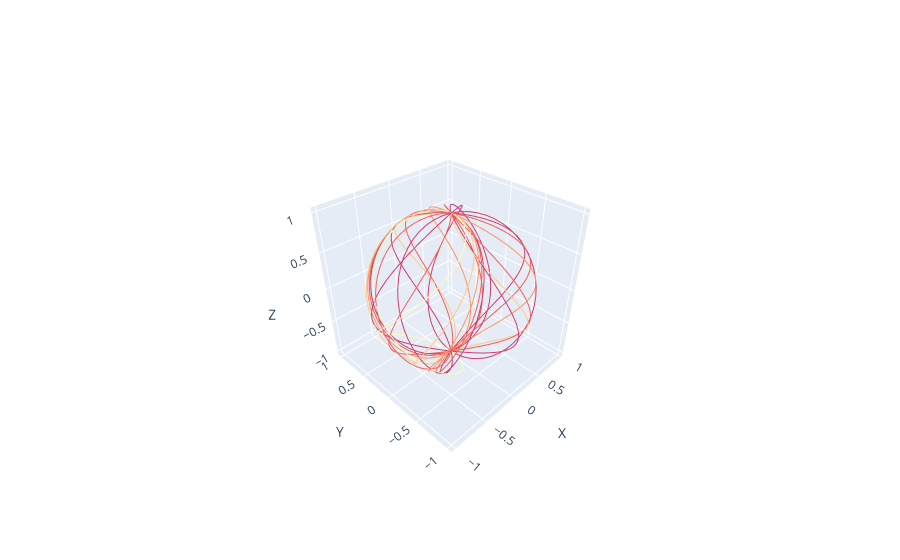

The notebook cell saved with this chart:
### Code cell
import numpy as np
import plotly.graph_objs as go
from plotly.subplots import make_subplots
from math import pi

def lissajous_curves_on_sphere(tuning, delta, n_points=300):
    num = tuning
    denom = np.arange(1, len(tuning) + 1)
    t = np.linspace(-pi, pi, n_points)

    theta = num * t[:, np.newaxis] + delta
    phi = denom * t[:, np.newaxis]

    R = 1
    X = R * np.sin(phi) * np.cos(theta)
    Y = R * np.sin(phi) * np.sin(theta)
    Z = R * np.cos(phi)

    return X, Y, Z

tuning = np.linspace(1, 2, 5)
delta = pi / 2
X, Y, Z = lissajous_curves_on_sphere(tuning, delta)

fig = make_subplots(rows=1, cols=1, specs=[[{'type': 'scatter3d'}]])

colors = px.colors.sequential.Magma_r[:5]

for i in range(X.shape[1]):
    fig.add_trace(
        go.Scatter3d(
            x=X[:, i], y=Y[:, i], z=Z[:, i],
            mode='lines',
            line=dict(color=colors[i], width=2),
            showlegend=False
        )
    )

fig.update_layout(scene=dict(
    xaxis_title='X',
    yaxis_title='Y',
    zaxis_title='Z',
    camera=dict(
        eye=dict(x=-1.5, y=-1.5, z=1.5)
    )
))

fig.show()

### Figure 1 — Plotly figure (JSON) as saved in the notebook; plotly's stock layout.template omitted (floating-point values rounded to 4 significant figures; data arrays with more than 128 entries replaced by an {"elided": "..."} marker saying what was removed)
{"data": [{"line": {"color": "#fcfdbf", "width": 2}, "mode": "lines", "showlegend": false, "type": "scatter3d", "x": {"elided": "300 float values"}, "y": {"elided": "300 float values"}, "z": {"elided": "300 float values"}}, {"line": {"color": "#feca8d", "width": 2}, "mode": "lines", "showlegend": false, "type": "scatter3d", "x": {"elided": "300 float values"}, "y": {"elided": "300 float values"}, "z": {"elided": "300 float values"}}, {"line": {"color": "#fd9668", "width": 2}, "mode": "lines", "showlegend": false, "type": "scatter3d", "x": {"elided": "300 float values"}, "y": {"elided": "300 float values"}, "z": {"elided": "300 float values"}}, {"line": {"color": "#f1605d", "width": 2}, "mode": "lines", "showlegend": false, "type": "scatter3d", "x": {"elided": "300 float values"}, "y": {"elided": "300 float values"}, "z": {"elided": "300 float values"}}, {"line": {"color": "#cd4071", "width": 2}, "mode": "lines", "showlegend": false, "type": "scatter3d", "x": {"elided": "300 float values"}, "y": {"elided": "300 float values"}, "z": {"elided": "300 float values"}}], "layout": {"scene": {"camera": {"eye": {"x": -1.5, "y": -1.5, "z": 1.5}}, "domain": {"x": [0, 1], "y": [0, 1]}, "xaxis": {"title": {"text": "X"}}, "yaxis": {"title": {"text": "Y"}}, "zaxis": {"title": {"text": "Z"}}}}}
